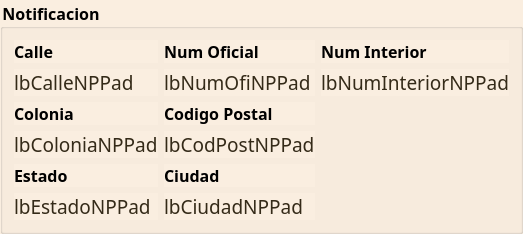
                   <widget class="QgsCollapsibleGroupBox" name="mGroupBox_5">
                    <property name="maximumSize">
                     <size>
                      <width>900</width>
                      <height>16777215</height>
                     </size>
                    </property>
                    <property name="font">
                     <font>
                      <family>Century Gothic</family>
                      <pointsize>12</pointsize>
                      <weight>75</weight>
                      <bold>true</bold>
                     </font>
                    </property>
                    <property name="styleSheet">
                     <string notr="true">QgsCollapsibleGroupBoxBasic::title, QgsCollapsibleGroupBox::title {  subcontrol-origin: margin;  subcontrol-position: top left;  margin-left: 20px;  margin-right: 5px;  left: 0px;  top: 2px;}
QGroupBox, QLabel{
background : rgb(250,238,224);
}QgsCollapsibleGroupBoxBasic::title, QgsCollapsibleGroupBox::title {  subcontrol-origin: margin;  subcontrol-position: top left;  margin-left: 20px;  margin-right: 5px;  left: 0px;  top: 1px;}QgsCollapsibleGroupBoxBasic::title, QgsCollapsibleGroupBox::title {  subcontrol-origin: margin;  subcontrol-position: top left;  margin-left: 20px;  margin-right: 5px;  left: 0px;  top: 1px;}QgsCollapsibleGroupBoxBasic::title, QgsCollapsibleGroupBox::title {  subcontrol-origin: margin;  subcontrol-position: top left;  margin-left: 20px;  margin-right: 5px;  left: 0px;  top: 1px;}QgsCollapsibleGroupBoxBasic::title, QgsCollapsibleGroupBox::title {  subcontrol-origin: margin;  subcontrol-position: top left;  margin-left: 20px;  margin-right: 5px;  left: 0px;  top: 1px;}QgsCollapsibleGroupBoxBasic::title, QgsCollapsibleGroupBox::title {  subcontrol-origin: margin;  subcontrol-position: top left;  margin-left: 20px;  margin-right: 5px;  left: 0px;  top: 1px;}QgsCollapsibleGroupBoxBasic::title, QgsCollapsibleGroupBox::title {  subcontrol-origin: margin;  subcontrol-position: top left;  margin-left: 20px;  margin-right: 5px;  left: 0px;  top: 1px;}QgsCollapsibleGroupBoxBasic::title, QgsCollapsibleGroupBox::title {  subcontrol-origin: margin;  subcontrol-position: top left;  margin-left: 20px;  margin-right: 5px;  left: 0px;  top: 1px;}QgsCollapsibleGroupBoxBasic::title, QgsCollapsibleGroupBox::title {  subcontrol-origin: margin;  subcontrol-position: top left;  margin-left: 20px;  margin-right: 5px;  left: 0px;  top: 1px;}QgsCollapsibleGroupBoxBasic::title, QgsCollapsibleGroupBox::title {  subcontrol-origin: margin;  subcontrol-position: top left;  margin-left: 20px;  margin-right: 5px;  left: 0px;  top: 1px;}QgsCollapsibleGroupBoxBasic::title, QgsCollapsibleGroupBox::title {  subcontrol-origin: margin;  subcontrol-position: top left;  margin-left: 20px;  margin-right: 5px;  left: 0px;  top: 1px;}QgsCollapsibleGroupBoxBasic::title, QgsCollapsibleGroupBox::title {  subcontrol-origin: margin;  subcontrol-position: top left;  margin-left: 20px;  margin-right: 5px;  left: 0px;  top: 1px;}QgsCollapsibleGroupBoxBasic::title, QgsCollapsibleGroupBox::title {  subcontrol-origin: margin;  subcontrol-position: top left;  margin-left: 20px;  margin-right: 5px;  left: 0px;  top: 1px;}QgsCollapsibleGroupBoxBasic::title, QgsCollapsibleGroupBox::title {  subcontrol-origin: margin;  subcontrol-position: top left;  margin-left: 20px;  margin-right: 5px;  left: 0px;  top: 1px;}QgsCollapsibleGroupBoxBasic::title, QgsCollapsibleGroupBox::title {  subcontrol-origin: margin;  subcontrol-position: top left;  margin-left: 20px;  margin-right: 5px;  left: 0px;  top: 1px;}</string>
                    </property>
                    <property name="title">
                     <string>Notificacion</string>
                    </property>
                    <layout class="QGridLayout" name="gridLayout_33">
                     <item row="1" column="2">
                      <widget class="QLabel" name="lbNumInteriorNPPad">
                       <property name="maximumSize">
                        <size>
                         <width>240</width>
                         <height>16777215</height>
                        </size>
                       </property>
                       <property name="font">
                        <font>
                         <family>Century Gothic</family>
                         <pointsize>14</pointsize>
                         <weight>50</weight>
                         <bold>false</bold>
                        </font>
                       </property>
                       <property name="styleSheet">
                        <string notr="true">color : rgb(52, 42, 24 )</string>
                       </property>
                       <property name="text">
                        <string>lbNumInteriorNPPad</string>
                       </property>
                      </widget>
                     </item>
                     <item row="4" column="1">
                      <widget class="QLabel" name="label_170">
                       <property name="font">
                        <font>
                         <family>Century Gothic</family>
                         <pointsize>12</pointsize>
                         <weight>75</weight>
                         <bold>true</bold>
                        </font>
                       </property>
                       <property name="text">
                        <string>Ciudad</string>
                       </property>
                      </widget>
                     </item>
                     <item row="0" column="2">
                      <widget class="QLabel" name="label_178">
                       <property name="maximumSize">
                        <size>
                         <width>240</width>
                         <height>16777215</height>
                        </size>
                       </property>
                       <property name="font">
                        <font>
                         <family>Century Gothic</family>
                         <pointsize>12</pointsize>
                         <weight>75</weight>
                         <bold>true</bold>
                        </font>
                       </property>
                       <property name="text">
                        <string>Num Interior</string>
                       </property>
                      </widget>
                     </item>
                     <item row="3" column="0">
                      <widget class="QLabel" name="lbColoniaNPPad">
                       <property name="maximumSize">
                        <size>
                         <width>360</width>
                         <height>120</height>
                        </size>
                       </property>
                       <property name="font">
                        <font>
                         <family>Century Gothic</family>
                         <pointsize>14</pointsize>
                         <weight>50</weight>
                         <bold>false</bold>
                        </font>
                       </property>
                       <property name="styleSheet">
                        <string notr="true">color : rgb(52, 42, 24 )</string>
                       </property>
                       <property name="text">
                        <string>lbColoniaNPPad</string>
                       </property>
                      </widget>
                     </item>
                     <item row="1" column="0">
                      <widget class="QLabel" name="lbCalleNPPad">
                       <property name="maximumSize">
                        <size>
                         <width>360</width>
                         <height>120</height>
                        </size>
                       </property>
                       <property name="font">
                        <font>
                         <family>Century Gothic</family>
                         <pointsize>14</pointsize>
                         <weight>50</weight>
                         <bold>false</bold>
                        </font>
                       </property>
                       <property name="styleSheet">
                        <string notr="true">color : rgb(52, 42, 24 )</string>
                       </property>
                       <property name="text">
                        <string>lbCalleNPPad</string>
                       </property>
                      </widget>
                     </item>
                     <item row="0" column="1">
                      <widget class="QLabel" name="label_177">
                       <property name="font">
                        <font>
                         <family>Century Gothic</family>
                         <pointsize>12</pointsize>
                         <weight>75</weight>
                         <bold>true</bold>
                        </font>
                       </property>
                       <property name="text">
                        <string>Num Oficial</string>
                       </property>
                      </widget>
                     </item>
                     <item row="1" column="1">
                      <widget class="QLabel" name="lbNumOfiNPPad">
                       <property name="font">
                        <font>
                         <family>Century Gothic</family>
                         <pointsize>14</pointsize>
                         <weight>50</weight>
                         <bold>false</bold>
                        </font>
                       </property>
                       <property name="styleSheet">
                        <string notr="true">color : rgb(52, 42, 24 )</string>
                       </property>
                       <property name="text">
                        <string>lbNumOfiNPPad</string>
                       </property>
                      </widget>
                     </item>
                     <item row="2" column="0">
                      <widget class="QLabel" name="label_165">
                       <property name="maximumSize">
                        <size>
                         <width>360</width>
                         <height>16777215</height>
                        </size>
                       </property>
                       <property name="font">
                        <font>
                         <family>Century Gothic</family>
                         <pointsize>12</pointsize>
                         <weight>75</weight>
                         <bold>true</bold>
                        </font>
                       </property>
                       <property name="text">
                        <string>Colonia</string>
                       </property>
                      </widget>
                     </item>
                     <item row="0" column="0">
                      <widget class="QLabel" name="label_163">
                       <property name="maximumSize">
                        <size>
                         <width>360</width>
                         <height>16777215</height>
                        </size>
                       </property>
                       <property name="font">
                        <font>
                         <family>Century Gothic</family>
                         <pointsize>12</pointsize>
                         <weight>75</weight>
                         <bold>true</bold>
                        </font>
                       </property>
                       <property name="text">
                        <string>Calle</string>
                       </property>
                      </widget>
                     </item>
                     <item row="2" column="1">
                      <widget class="QLabel" name="label_172">
                       <property name="font">
                        <font>
                         <family>Century Gothic</family>
                         <pointsize>12</pointsize>
                         <weight>75</weight>
                         <bold>true</bold>
                        </font>
                       </property>
                       <property name="text">
                        <string>Codigo Postal</string>
                       </property>
                      </widget>
                     </item>
                     <item row="3" column="1">
                      <widget class="QLabel" name="lbCodPostNPPad">
                       <property name="font">
                        <font>
                         <family>Century Gothic</family>
                         <pointsize>14</pointsize>
                         <weight>50</weight>
                         <bold>false</bold>
                        </font>
                       </property>
                       <property name="styleSheet">
                        <string notr="true">color : rgb(52, 42, 24 )</string>
                       </property>
                       <property name="text">
                        <string>lbCodPostNPPad</string>
                       </property>
                      </widget>
                     </item>
                     <item row="4" column="0">
                      <widget class="QLabel" name="label_167">
                       <property name="maximumSize">
                        <size>
                         <width>360</width>
                         <height>16777215</height>
                        </size>
                       </property>
                       <property name="font">
                        <font>
                         <family>Century Gothic</family>
                         <pointsize>12</pointsize>
                         <weight>75</weight>
                         <bold>true</bold>
                        </font>
                       </property>
                       <property name="text">
                        <string>Estado</string>
                       </property>
                      </widget>
                     </item>
                     <item row="5" column="1">
                      <widget class="QLabel" name="lbCiudadNPPad">
                       <property name="font">
                        <font>
                         <family>Century Gothic</family>
                         <pointsize>14</pointsize>
                         <weight>50</weight>
                         <bold>false</bold>
                        </font>
                       </property>
                       <property name="styleSheet">
                        <string notr="true">color : rgb(52, 42, 24 )</string>
                       </property>
                       <property name="text">
                        <string>lbCiudadNPPad</string>
                       </property>
                      </widget>
                     </item>
                     <item row="5" column="0">
                      <widget class="QLabel" name="lbEstadoNPPad">
                       <property name="maximumSize">
                        <size>
                         <width>360</width>
                         <height>16777215</height>
                        </size>
                       </property>
                       <property name="font">
                        <font>
                         <family>Century Gothic</family>
                         <pointsize>14</pointsize>
                         <weight>50</weight>
                         <bold>false</bold>
                        </font>
                       </property>
                       <property name="styleSheet">
                        <string notr="true">color : rgb(52, 42, 24 )</string>
                       </property>
                       <property name="text">
                        <string>lbEstadoNPPad</string>
                       </property>
                      </widget>
                     </item>
                    </layout>
                   </widget>
